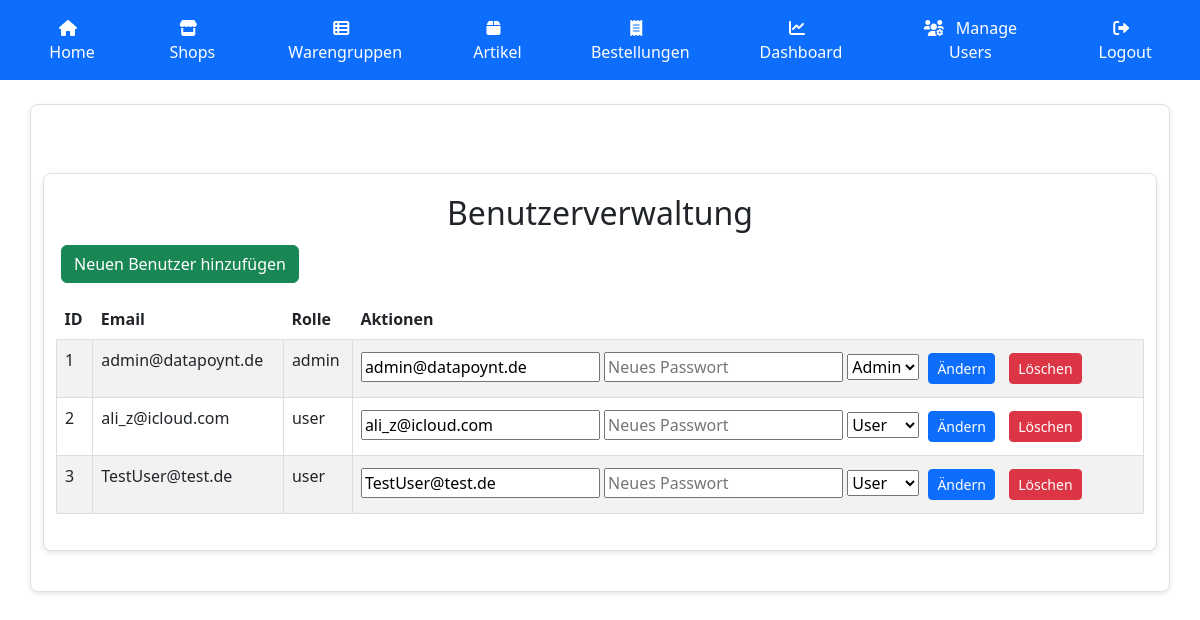
The app's page /admin/users (signed in) with its own data.
### app.py (models this page shows)
class User(UserMixin, db.Model):
    id = db.Column(db.Integer, primary_key=True)
    email = db.Column(db.String(150), unique=True, nullable=False)
    password = db.Column(db.String(150), nullable=False)
    role = db.Column(db.String(50), nullable=False, default='user')  # 'admin' oder 'user'
    shops = db.relationship('Shop', secondary='user_shops', backref=db.backref('users', lazy='dynamic'))

### app.py (the view, shortened to what this page needs)
@app.route('/admin/users', methods=['GET', 'POST'])
@login_required
@admin_required
def manage_users():
    users = User.query.all()
    return render_template('manage_users.html', users=users)

### app.py (called while the page is built)
@login_manager.user_loader
def load_user(user_id):
    return User.query.get(int(user_id))

def admin_required(f):
    @wraps(f)
    @login_required
    def decorated_function(*args, **kwargs):
        if current_user.role != 'admin':
            flash("Keine Berechtigung für diese Aktion.")
            return redirect(url_for('dashboard'))
        return f(*args, **kwargs)
    return decorated_function

### templates/manage_users.html (shortened to what this page needs)
{% extends "base.html" %}
{% block content %}
<div class="container mt-5">
    <h2 class="text-center">Benutzerverwaltung</h2>
    <a href="{{ url_for('add_user') }}" class="btn btn-success mb-3">Neuen Benutzer hinzufügen</a>
    <table class="table table-striped">
        <thead>
            <tr>
                <th>ID</th>
                <th>Email</th>
                <th>Rolle</th>
                <th>Aktionen</th>
            </tr>
        </thead>
        <tbody>
            {% for user in users %}
            <tr>
                <td>{{ user.id }}</td>
                <td>{{ user.email }}</td>
                <td>{{ user.role }}</td>
                <td>
                    <form method="POST" action="{{ url_for('manage_users') }}" class="d-inline">
                        <input type="email" name="email" value="{{ user.email }}" required>
                        <input type="password" name="password" placeholder="Neues Passwort">
                        <select name="role" required>
                            <option value="user" {% if user.role == 'user' %}selected{% endif %}>User</option>
                            <option value="admin" {% if user.role == 'admin' %}selected{% endif %}>Admin</option>
                        </select>
                        <button type="submit" class="btn btn-primary btn-sm">Ändern</button>
                    </form>
                    <form method="POST" action="{{ url_for('delete_user', user_id=user.id) }}" class="d-inline">
                        <button type="submit" class="btn btn-danger btn-sm">Löschen</button>
                    </form>
                </td>
            </tr>
            {% endfor %}
        </tbody>
    </table>
</div>
{% endblock %}

### static/styles.css (style rules this page uses)
body { background-color: #f9f9f9; font-family: Arial, sans-serif; color: #333; margin: 0; padding: 0; }
.container { margin: 20px auto; padding: 20px; max-width: 1200px; background-color: #ffffff; border: 1px solid #e0e0e0; border-radius: 8px; box-shadow: 0 2px 5px rgba(0, 0, 0, 0.1); }
h1, h2, h3 { color: #007bff; margin-bottom: 20px; font-weight: bold; }
.table { width: 100%; border-collapse: collapse; margin-bottom: 20px; background-color: #fff; }
.table th { background-color: #007bff; color: white; font-weight: bold; padding: 10px; text-align: left; }
.table td { padding: 10px; border: 1px solid #ddd; }
button, .btn { border: none; padding: 8px 15px; margin: 5px; border-radius: 4px; font-size: 14px; cursor: pointer; }
.btn-success { background-color: #28a745; color: white; }
.btn-danger { background-color: #dc3545; color: white; }
a { color: #007bff; text-decoration: none; }

### records on screen
User: id "1", email "admin@datapoynt.de", role "admin", role "Admin"
User: id "2", email "ali_z@icloud.com", role "user", role "User"
User: id "3", email "TestUser@test.de", role "user", role "User"
